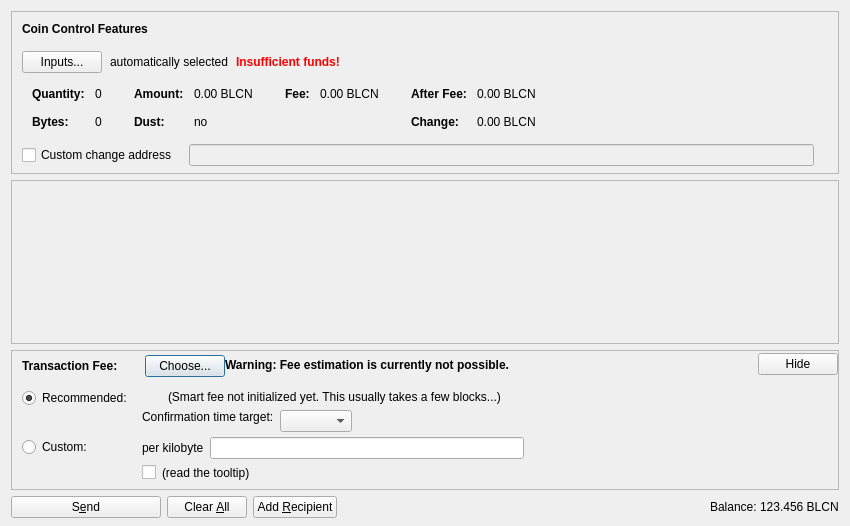
<?xml version="1.0" encoding="UTF-8"?>
<ui version="4.0">
 <class>SendCoinsDialog</class>
 <widget class="QDialog" name="SendCoinsDialog">
  <property name="geometry">
   <rect>
    <x>0</x>
    <y>0</y>
    <width>850</width>
    <height>526</height>
   </rect>
  </property>
  <property name="windowTitle">
   <string>Send Coins</string>
  </property>
  <layout class="QVBoxLayout" name="verticalLayout" stretch="0,1,0,0">
   <property name="bottomMargin">
    <number>8</number>
   </property>
   <item>
    <widget class="QFrame" name="frameCoinControl">
     <property name="sizePolicy">
      <sizepolicy hsizetype="Expanding" vsizetype="Expanding">
       <horstretch>0</horstretch>
       <verstretch>0</verstretch>
      </sizepolicy>
     </property>
     <property name="maximumSize">
      <size>
       <width>16777215</width>
       <height>16777215</height>
      </size>
     </property>
     <property name="frameShape">
      <enum>QFrame::StyledPanel</enum>
     </property>
     <property name="frameShadow">
      <enum>QFrame::Sunken</enum>
     </property>
     <layout class="QVBoxLayout" name="verticalLayoutCoinControl2">
      <property name="spacing">
       <number>0</number>
      </property>
      <property name="leftMargin">
       <number>0</number>
      </property>
      <property name="topMargin">
       <number>0</number>
      </property>
      <property name="rightMargin">
       <number>0</number>
      </property>
      <property name="bottomMargin">
       <number>6</number>
      </property>
      <item>
       <layout class="QVBoxLayout" name="verticalLayoutCoinControl" stretch="0,0,0,0,1">
        <property name="spacing">
         <number>0</number>
        </property>
        <property name="leftMargin">
         <number>10</number>
        </property>
        <property name="topMargin">
         <number>10</number>
        </property>
        <item>
         <layout class="QHBoxLayout" name="horizontalLayoutCoinControl1">
          <property name="bottomMargin">
           <number>15</number>
          </property>
          <item>
           <widget class="QLabel" name="labelCoinControlFeatures">
            <property name="sizePolicy">
             <sizepolicy hsizetype="Preferred" vsizetype="Maximum">
              <horstretch>0</horstretch>
              <verstretch>0</verstretch>
             </sizepolicy>
            </property>
            <property name="font">
             <font>
              <weight>75</weight>
              <bold>true</bold>
             </font>
            </property>
            <property name="styleSheet">
             <string notr="true">font-weight:bold;</string>
            </property>
            <property name="text">
             <string>Coin Control Features</string>
            </property>
           </widget>
          </item>
         </layout>
        </item>
        <item>
         <layout class="QHBoxLayout" name="horizontalLayoutCoinControl2" stretch="0,0,0,0">
          <property name="spacing">
           <number>8</number>
          </property>
          <property name="bottomMargin">
           <number>10</number>
          </property>
          <item>
           <widget class="QPushButton" name="pushButtonCoinControl">
            <property name="styleSheet">
             <string notr="true"/>
            </property>
            <property name="text">
             <string>Inputs...</string>
            </property>
            <property name="autoDefault">
             <bool>false</bool>
            </property>
           </widget>
          </item>
          <item>
           <widget class="QLabel" name="labelCoinControlAutomaticallySelected">
            <property name="text">
             <string>automatically selected</string>
            </property>
            <property name="margin">
             <number>5</number>
            </property>
           </widget>
          </item>
          <item>
           <widget class="QLabel" name="labelCoinControlInsuffFunds">
            <property name="font">
             <font>
              <weight>75</weight>
              <bold>true</bold>
             </font>
            </property>
            <property name="styleSheet">
             <string notr="true">color:red;font-weight:bold;</string>
            </property>
            <property name="text">
             <string>Insufficient funds!</string>
            </property>
            <property name="margin">
             <number>5</number>
            </property>
           </widget>
          </item>
          <item>
           <spacer name="horizontalSpacerCoinControl">
            <property name="orientation">
             <enum>Qt::Horizontal</enum>
            </property>
            <property name="sizeHint" stdset="0">
             <size>
              <width>40</width>
              <height>1</height>
             </size>
            </property>
           </spacer>
          </item>
         </layout>
        </item>
        <item>
         <widget class="QWidget" name="widgetCoinControl" native="true">
          <property name="sizePolicy">
           <sizepolicy hsizetype="Preferred" vsizetype="Preferred">
            <horstretch>0</horstretch>
            <verstretch>0</verstretch>
           </sizepolicy>
          </property>
          <property name="minimumSize">
           <size>
            <width>0</width>
            <height>0</height>
           </size>
          </property>
          <property name="styleSheet">
           <string notr="true"/>
          </property>
          <layout class="QHBoxLayout" name="horizontalLayoutCoinControl5">
           <property name="leftMargin">
            <number>0</number>
           </property>
           <property name="topMargin">
            <number>0</number>
           </property>
           <property name="rightMargin">
            <number>0</number>
           </property>
           <property name="bottomMargin">
            <number>0</number>
           </property>
           <item>
            <layout class="QHBoxLayout" name="horizontalLayoutCoinControl3" stretch="0,0,0,1">
             <property name="spacing">
              <number>20</number>
             </property>
             <property name="topMargin">
              <number>0</number>
             </property>
             <property name="bottomMargin">
              <number>10</number>
             </property>
             <item>
              <layout class="QFormLayout" name="formLayoutCoinControl1">
               <property name="horizontalSpacing">
                <number>10</number>
               </property>
               <property name="verticalSpacing">
                <number>14</number>
               </property>
               <property name="leftMargin">
                <number>10</number>
               </property>
               <property name="topMargin">
                <number>4</number>
               </property>
               <property name="rightMargin">
                <number>6</number>
               </property>
               <item row="0" column="0">
                <widget class="QLabel" name="labelCoinControlQuantityText">
                 <property name="font">
                  <font>
                   <weight>75</weight>
                   <bold>true</bold>
                  </font>
                 </property>
                 <property name="text">
                  <string>Quantity:</string>
                 </property>
                 <property name="margin">
                  <number>0</number>
                 </property>
                </widget>
               </item>
               <item row="0" column="1">
                <widget class="QLabel" name="labelCoinControlQuantity">
                 <property name="cursor">
                  <cursorShape>IBeamCursor</cursorShape>
                 </property>
                 <property name="contextMenuPolicy">
                  <enum>Qt::ActionsContextMenu</enum>
                 </property>
                 <property name="text">
                  <string notr="true">0</string>
                 </property>
                 <property name="margin">
                  <number>0</number>
                 </property>
                 <property name="textInteractionFlags">
                  <set>Qt::LinksAccessibleByMouse|Qt::TextSelectableByKeyboard|Qt::TextSelectableByMouse</set>
                 </property>
                </widget>
               </item>
               <item row="1" column="0">
                <widget class="QLabel" name="labelCoinControlBytesText">
                 <property name="font">
                  <font>
                   <weight>75</weight>
                   <bold>true</bold>
                  </font>
                 </property>
                 <property name="text">
                  <string>Bytes:</string>
                 </property>
                </widget>
               </item>
               <item row="1" column="1">
                <widget class="QLabel" name="labelCoinControlBytes">
                 <property name="cursor">
                  <cursorShape>IBeamCursor</cursorShape>
                 </property>
                 <property name="contextMenuPolicy">
                  <enum>Qt::ActionsContextMenu</enum>
                 </property>
                 <property name="text">
                  <string notr="true">0</string>
                 </property>
                 <property name="textInteractionFlags">
                  <set>Qt::LinksAccessibleByMouse|Qt::TextSelectableByKeyboard|Qt::TextSelectableByMouse</set>
                 </property>
                </widget>
               </item>
              </layout>
             </item>
             <item>
              <layout class="QFormLayout" name="formLayoutCoinControl2">
               <property name="horizontalSpacing">
                <number>10</number>
               </property>
               <property name="verticalSpacing">
                <number>14</number>
               </property>
               <property name="leftMargin">
                <number>6</number>
               </property>
               <property name="topMargin">
                <number>4</number>
               </property>
               <property name="rightMargin">
                <number>6</number>
               </property>
               <item row="0" column="0">
                <widget class="QLabel" name="labelCoinControlAmountText">
                 <property name="font">
                  <font>
                   <weight>75</weight>
                   <bold>true</bold>
                  </font>
                 </property>
                 <property name="text">
                  <string>Amount:</string>
                 </property>
                 <property name="margin">
                  <number>0</number>
                 </property>
                </widget>
               </item>
               <item row="0" column="1">
                <widget class="QLabel" name="labelCoinControlAmount">
                 <property name="cursor">
                  <cursorShape>IBeamCursor</cursorShape>
                 </property>
                 <property name="contextMenuPolicy">
                  <enum>Qt::ActionsContextMenu</enum>
                 </property>
                 <property name="text">
                  <string notr="true">0.00 BLCN</string>
                 </property>
                 <property name="textInteractionFlags">
                  <set>Qt::LinksAccessibleByMouse|Qt::TextSelectableByKeyboard|Qt::TextSelectableByMouse</set>
                 </property>
                </widget>
               </item>
               <item row="1" column="0">
                <widget class="QLabel" name="labelCoinControlLowOutputText">
                 <property name="font">
                  <font>
                   <weight>75</weight>
                   <bold>true</bold>
                  </font>
                 </property>
                 <property name="text">
                  <string>Dust:</string>
                 </property>
                </widget>
               </item>
               <item row="1" column="1">
                <widget class="QLabel" name="labelCoinControlLowOutput">
                 <property name="cursor">
                  <cursorShape>IBeamCursor</cursorShape>
                 </property>
                 <property name="contextMenuPolicy">
                  <enum>Qt::ActionsContextMenu</enum>
                 </property>
                 <property name="text">
                  <string notr="true">no</string>
                 </property>
                 <property name="textInteractionFlags">
                  <set>Qt::LinksAccessibleByMouse|Qt::TextSelectableByKeyboard|Qt::TextSelectableByMouse</set>
                 </property>
                </widget>
               </item>
              </layout>
             </item>
             <item>
              <layout class="QFormLayout" name="formLayoutCoinControl3">
               <property name="horizontalSpacing">
                <number>10</number>
               </property>
               <property name="verticalSpacing">
                <number>14</number>
               </property>
               <property name="leftMargin">
                <number>6</number>
               </property>
               <property name="topMargin">
                <number>4</number>
               </property>
               <property name="rightMargin">
                <number>6</number>
               </property>
               <item row="0" column="0">
                <widget class="QLabel" name="labelCoinControlFeeText">
                 <property name="font">
                  <font>
                   <weight>75</weight>
                   <bold>true</bold>
                  </font>
                 </property>
                 <property name="text">
                  <string>Fee:</string>
                 </property>
                 <property name="margin">
                  <number>0</number>
                 </property>
                </widget>
               </item>
               <item row="0" column="1">
                <widget class="QLabel" name="labelCoinControlFee">
                 <property name="cursor">
                  <cursorShape>IBeamCursor</cursorShape>
                 </property>
                 <property name="contextMenuPolicy">
                  <enum>Qt::ActionsContextMenu</enum>
                 </property>
                 <property name="text">
                  <string notr="true">0.00 BLCN</string>
                 </property>
                 <property name="textInteractionFlags">
                  <set>Qt::LinksAccessibleByMouse|Qt::TextSelectableByKeyboard|Qt::TextSelectableByMouse</set>
                 </property>
                </widget>
               </item>
              </layout>
             </item>
             <item>
              <layout class="QFormLayout" name="formLayoutCoinControl4">
               <property name="horizontalSpacing">
                <number>10</number>
               </property>
               <property name="verticalSpacing">
                <number>14</number>
               </property>
               <property name="leftMargin">
                <number>6</number>
               </property>
               <property name="topMargin">
                <number>4</number>
               </property>
               <property name="rightMargin">
                <number>6</number>
               </property>
               <item row="0" column="0">
                <widget class="QLabel" name="labelCoinControlAfterFeeText">
                 <property name="font">
                  <font>
                   <weight>75</weight>
                   <bold>true</bold>
                  </font>
                 </property>
                 <property name="text">
                  <string>After Fee:</string>
                 </property>
                 <property name="margin">
                  <number>0</number>
                 </property>
                </widget>
               </item>
               <item row="0" column="1">
                <widget class="QLabel" name="labelCoinControlAfterFee">
                 <property name="cursor">
                  <cursorShape>IBeamCursor</cursorShape>
                 </property>
                 <property name="contextMenuPolicy">
                  <enum>Qt::ActionsContextMenu</enum>
                 </property>
                 <property name="text">
                  <string notr="true">0.00 BLCN</string>
                 </property>
                 <property name="textInteractionFlags">
                  <set>Qt::LinksAccessibleByMouse|Qt::TextSelectableByKeyboard|Qt::TextSelectableByMouse</set>
                 </property>
                </widget>
               </item>
               <item row="1" column="0">
                <widget class="QLabel" name="labelCoinControlChangeText">
                 <property name="font">
                  <font>
                   <weight>75</weight>
                   <bold>true</bold>
                  </font>
                 </property>
                 <property name="text">
                  <string>Change:</string>
                 </property>
                </widget>
               </item>
               <item row="1" column="1">
                <widget class="QLabel" name="labelCoinControlChange">
                 <property name="cursor">
                  <cursorShape>IBeamCursor</cursorShape>
                 </property>
                 <property name="contextMenuPolicy">
                  <enum>Qt::ActionsContextMenu</enum>
                 </property>
                 <property name="text">
                  <string notr="true">0.00 BLCN</string>
                 </property>
                 <property name="textInteractionFlags">
                  <set>Qt::LinksAccessibleByMouse|Qt::TextSelectableByKeyboard|Qt::TextSelectableByMouse</set>
                 </property>
                </widget>
               </item>
              </layout>
             </item>
            </layout>
           </item>
          </layout>
         </widget>
        </item>
        <item>
         <layout class="QHBoxLayout" name="horizontalLayoutCoinControl4" stretch="0,0,0">
          <property name="spacing">
           <number>12</number>
          </property>
          <property name="sizeConstraint">
           <enum>QLayout::SetDefaultConstraint</enum>
          </property>
          <property name="topMargin">
           <number>5</number>
          </property>
          <property name="rightMargin">
           <number>5</number>
          </property>
          <item>
           <widget class="QCheckBox" name="checkBoxCoinControlChange">
            <property name="toolTip">
             <string>If this is activated, but the change address is empty or invalid, change will be sent to a newly generated address.</string>
            </property>
            <property name="text">
             <string>Custom change address</string>
            </property>
           </widget>
          </item>
          <item>
           <widget class="QValidatedLineEdit" name="lineEditCoinControlChange">
            <property name="enabled">
             <bool>false</bool>
            </property>
            <property name="sizePolicy">
             <sizepolicy hsizetype="Expanding" vsizetype="Fixed">
              <horstretch>0</horstretch>
              <verstretch>0</verstretch>
             </sizepolicy>
            </property>
           </widget>
          </item>
          <item>
           <widget class="QLabel" name="labelCoinControlChangeLabel">
            <property name="sizePolicy">
             <sizepolicy hsizetype="Preferred" vsizetype="Expanding">
              <horstretch>0</horstretch>
              <verstretch>0</verstretch>
             </sizepolicy>
            </property>
            <property name="minimumSize">
             <size>
              <width>0</width>
              <height>0</height>
             </size>
            </property>
            <property name="text">
             <string/>
            </property>
            <property name="margin">
             <number>3</number>
            </property>
           </widget>
          </item>
         </layout>
        </item>
        <item>
         <spacer name="verticalSpacerCoinControl">
          <property name="orientation">
           <enum>Qt::Vertical</enum>
          </property>
          <property name="sizeHint" stdset="0">
           <size>
            <width>800</width>
            <height>1</height>
           </size>
          </property>
         </spacer>
        </item>
       </layout>
      </item>
     </layout>
    </widget>
   </item>
   <item>
    <widget class="QScrollArea" name="scrollArea">
     <property name="widgetResizable">
      <bool>true</bool>
     </property>
     <widget class="QWidget" name="scrollAreaWidgetContents">
      <property name="geometry">
       <rect>
        <x>0</x>
        <y>0</y>
        <width>830</width>
        <height>104</height>
       </rect>
      </property>
      <layout class="QVBoxLayout" name="verticalLayout_2" stretch="0,1">
       <property name="leftMargin">
        <number>0</number>
       </property>
       <property name="topMargin">
        <number>0</number>
       </property>
       <property name="rightMargin">
        <number>0</number>
       </property>
       <property name="bottomMargin">
        <number>0</number>
       </property>
       <item>
        <layout class="QVBoxLayout" name="entries">
         <property name="spacing">
          <number>6</number>
         </property>
        </layout>
       </item>
       <item>
        <spacer name="verticalSpacer">
         <property name="orientation">
          <enum>Qt::Vertical</enum>
         </property>
         <property name="sizeHint" stdset="0">
          <size>
           <width>20</width>
           <height>40</height>
          </size>
         </property>
        </spacer>
       </item>
      </layout>
     </widget>
    </widget>
   </item>
   <item>
    <widget class="QFrame" name="frameFee">
     <property name="sizePolicy">
      <sizepolicy hsizetype="Expanding" vsizetype="Expanding">
       <horstretch>0</horstretch>
       <verstretch>0</verstretch>
      </sizepolicy>
     </property>
     <property name="maximumSize">
      <size>
       <width>16777215</width>
       <height>16777215</height>
      </size>
     </property>
     <property name="frameShape">
      <enum>QFrame::StyledPanel</enum>
     </property>
     <property name="frameShadow">
      <enum>QFrame::Sunken</enum>
     </property>
     <layout class="QVBoxLayout" name="verticalLayoutFee1">
      <property name="spacing">
       <number>0</number>
      </property>
      <property name="leftMargin">
       <number>0</number>
      </property>
      <property name="topMargin">
       <number>0</number>
      </property>
      <property name="rightMargin">
       <number>0</number>
      </property>
      <property name="bottomMargin">
       <number>0</number>
      </property>
      <item>
       <layout class="QVBoxLayout" name="verticalLayoutFee2" stretch="0,0,0">
        <property name="spacing">
         <number>0</number>
        </property>
        <property name="leftMargin">
         <number>10</number>
        </property>
        <property name="topMargin">
         <number>0</number>
        </property>
        <item>
         <layout class="QHBoxLayout" name="horizontalLayoutFee1">
          <property name="bottomMargin">
           <number>0</number>
          </property>
          <item>
           <layout class="QVBoxLayout" name="verticalLayoutFee7">
            <property name="spacing">
             <number>0</number>
            </property>
            <item>
             <spacer name="verticalSpacerSmartFee">
              <property name="orientation">
               <enum>Qt::Vertical</enum>
              </property>
              <property name="sizeType">
               <enum>QSizePolicy::Fixed</enum>
              </property>
              <property name="sizeHint" stdset="0">
               <size>
                <width>1</width>
                <height>4</height>
               </size>
              </property>
             </spacer>
            </item>
            <item>
             <layout class="QHBoxLayout" name="horizontalLayoutSmartFee">
              <property name="spacing">
               <number>10</number>
              </property>
              <item>
               <widget class="QLabel" name="labelFeeHeadline">
                <property name="sizePolicy">
                 <sizepolicy hsizetype="Preferred" vsizetype="Maximum">
                  <horstretch>0</horstretch>
                  <verstretch>0</verstretch>
                 </sizepolicy>
                </property>
                <property name="font">
                 <font>
                  <weight>75</weight>
                  <bold>true</bold>
                 </font>
                </property>
                <property name="styleSheet">
                 <string notr="true">font-weight:bold;</string>
                </property>
                <property name="text">
                 <string>Transaction Fee:</string>
                </property>
               </widget>
              </item>
              <item>
               <widget class="QLabel" name="labelFeeMinimized">
                <property name="text">
                 <string/>
                </property>
               </widget>
              </item>
              <item>
               <widget class="QPushButton" name="buttonChooseFee">
                <property name="text">
                 <string>Choose...</string>
                </property>
               </widget>
              </item>
             </layout>
            </item>
            <item>
             <spacer name="verticalSpacer_5">
              <property name="orientation">
               <enum>Qt::Vertical</enum>
              </property>
              <property name="sizeHint" stdset="0">
               <size>
                <width>1</width>
                <height>1</height>
               </size>
              </property>
             </spacer>
            </item>
           </layout>
          </item>
          <item>
           <widget class="QLabel" name="fallbackFeeWarningLabel">
            <property name="toolTip">
             <string>Using the fallbackfee can result in sending a transaction that will take several hours or days (or never) to confirm. Consider choosing your fee manually or wait until you have validated the complete chain.</string>
            </property>
            <property name="font">
            <font>
                <weight>75</weight>
                <bold>true</bold>
            </font>
            </property>
            <property name="text">
             <string>Warning: Fee estimation is currently not possible.</string>
            </property>
            <property name="wordWrap">
             <bool>false</bool>
            </property>
           </widget>
          </item>
          <item>
           <spacer name="horizontalSpacer_4">
            <property name="orientation">
             <enum>Qt::Horizontal</enum>
            </property>
            <property name="sizeType">
             <enum>QSizePolicy::MinimumExpanding</enum>
            </property>
            <property name="sizeHint" stdset="0">
             <size>
              <width>40</width>
              <height>20</height>
             </size>
            </property>
           </spacer>
          </item>
          <item>
           <widget class="QPushButton" name="buttonMinimizeFee">
            <property name="toolTip">
             <string>collapse fee-settings</string>
            </property>
            <property name="text">
             <string>Hide</string>
            </property>
           </widget>
          </item>
         </layout>
        </item>
        <item>
         <widget class="QFrame" name="frameFeeSelection">
          <layout class="QVBoxLayout" name="verticalLayoutFee12">
           <property name="spacing">
            <number>0</number>
           </property>
           <property name="leftMargin">
            <number>0</number>
           </property>
           <property name="topMargin">
            <number>0</number>
           </property>
           <property name="rightMargin">
            <number>0</number>
           </property>
           <property name="bottomMargin">
            <number>0</number>
           </property>
           <item>
            <layout class="QGridLayout" name="gridLayoutFee">
             <property name="topMargin">
              <number>10</number>
             </property>
             <property name="bottomMargin">
              <number>4</number>
             </property>
             <property name="horizontalSpacing">
              <number>10</number>
             </property>
             <property name="verticalSpacing">
              <number>4</number>
             </property>
             <item row="1" column="1">
              <layout class="QVBoxLayout" name="verticalLayoutFee8">
               <property name="spacing">
                <number>6</number>
               </property>
               <item>
                <layout class="QHBoxLayout" name="horizontalLayoutFee13">
                 <item>
                  <widget class="QLabel" name="labelCustomPerKilobyte">
                   <property name="toolTip">
                    <string>If the custom fee is set to 1000 satoshis and the transaction is only 250 bytes, then &quot;per kilobyte&quot; only pays 250 satoshis in fee, while &quot;total at least&quot; pays 1000 satoshis. For transactions bigger than a kilobyte both pay by kilobyte.</string>
                   </property>
                   <property name="text">
                    <string>per kilobyte</string>
                   </property>
                  </widget>
                 </item>
                 <item>
                  <widget class="BitcoinAmountField" name="customFee"/>
                 </item>
                 <item>
                  <spacer name="horizontalSpacer_6">
                   <property name="orientation">
                    <enum>Qt::Horizontal</enum>
                   </property>
                   <property name="sizeHint" stdset="0">
                    <size>
                     <width>1</width>
                     <height>1</height>
                    </size>
                   </property>
                  </spacer>
                 </item>
                </layout>
               </item>
               <item>
                <layout class="QHBoxLayout" name="horizontalLayoutFee8">
                 <item>
                  <widget class="QCheckBox" name="checkBoxMinimumFee">
                   <property name="toolTip">
                    <string>Paying only the minimum fee is just fine as long as there is less transaction volume than space in the blocks. But be aware that this can end up in a never confirming transaction once there is more demand for blockcoin transactions than the network can process.</string>
                   </property>
                   <property name="text">
                    <string/>
                   </property>
                  </widget>
                 </item>
                 <item>
                  <widget class="QLabel" name="labelMinFeeWarning">
                   <property name="enabled">
                    <bool>true</bool>
                   </property>
                   <property name="toolTip">
                    <string>Paying only the minimum fee is just fine as long as there is less transaction volume than space in the blocks. But be aware that this can end up in a never confirming transaction once there is more demand for blockcoin transactions than the network can process.</string>
                   </property>
                   <property name="text">
                    <string>(read the tooltip)</string>
                   </property>
                   <property name="margin">
                    <number>5</number>
                   </property>
                  </widget>
                 </item>
                 <item>
                  <spacer name="horizontalSpacer_2">
                   <property name="orientation">
                    <enum>Qt::Horizontal</enum>
                   </property>
                   <property name="sizeHint" stdset="0">
                    <size>
                     <width>1</width>
                     <height>1</height>
                    </size>
                   </property>
                  </spacer>
                 </item>
                </layout>
               </item>
              </layout>
             </item>
             <item row="0" column="0">
              <layout class="QVBoxLayout" name="verticalLayoutFee4" stretch="0,1">
               <item>
                <widget class="QRadioButton" name="radioSmartFee">
                 <property name="text">
                  <string>Recommended:</string>
                 </property>
                 <property name="checked">
                  <bool>true</bool>
                 </property>
                 <attribute name="buttonGroup">
                  <string notr="true">groupFee</string>
                 </attribute>
                </widget>
               </item>
               <item>
                <spacer name="verticalSpacer_2">
                 <property name="orientation">
                  <enum>Qt::Vertical</enum>
                 </property>
                 <property name="sizeHint" stdset="0">
                  <size>
                   <width>1</width>
                   <height>1</height>
                  </size>
                 </property>
                </spacer>
               </item>
              </layout>
             </item>
             <item row="1" column="0">
              <layout class="QVBoxLayout" name="verticalLayoutFee9" stretch="0,1">
               <item>
                <widget class="QRadioButton" name="radioCustomFee">
                 <property name="text">
                  <string>Custom:</string>
                 </property>
                 <attribute name="buttonGroup">
                  <string notr="true">groupFee</string>
                 </attribute>
                </widget>
               </item>
               <item>
                <spacer name="verticalSpacer_6">
                 <property name="orientation">
                  <enum>Qt::Vertical</enum>
                 </property>
                 <property name="sizeHint" stdset="0">
                  <size>
                   <width>1</width>
                   <height>1</height>
                  </size>
                 </property>
                </spacer>
               </item>
              </layout>
             </item>
             <item row="0" column="1">
              <layout class="QVBoxLayout" name="verticalLayoutFee3" stretch="0,0,1">
               <property name="spacing">
                <number>6</number>
               </property>
               <property name="topMargin">
                <number>2</number>
               </property>
               <item>
                <layout class="QHBoxLayout" name="horizontalLayoutFee12">
                 <item>
                  <widget class="QLabel" name="labelSmartFee">
                   <property name="text">
                    <string/>
                   </property>
                   <property name="margin">
                    <number>2</number>
                   </property>
                  </widget>
                 </item>
                 <item>
                  <widget class="QLabel" name="labelFeeEstimation">
                   <property name="text">
                    <string/>
                   </property>
                  </widget>
                 </item>
                 <item>
                  <widget class="QLabel" name="labelSmartFee2">
                   <property name="text">
                    <string>(Smart fee not initialized yet. This usually takes a few blocks...)</string>
                   </property>
                   <property name="margin">
                    <number>2</number>
                   </property>
                  </widget>
                 </item>
                 <item>
                  <spacer name="horizontalSpacer_5">
                   <property name="orientation">
                    <enum>Qt::Horizontal</enum>
                   </property>
                   <property name="sizeHint" stdset="0">
                    <size>
                     <width>1</width>
                     <height>1</height>
                    </size>
                   </property>
                  </spacer>
                 </item>
                </layout>
               </item>
               <item>
                <layout class="QHBoxLayout" name="horizontalLayoutFee9">
                 <item>
                  <layout class="QVBoxLayout" name="verticalLayoutFee6">
                   <item>
                    <widget class="QLabel" name="labelSmartFee3">
                     <property name="text">
                      <string>Confirmation time target:</string>
                     </property>
                     <property name="margin">
                      <number>2</number>
                     </property>
                    </widget>
                   </item>
                   <item>
                    <spacer name="verticalSpacer_3">
                     <property name="orientation">
                      <enum>Qt::Vertical</enum>
                     </property>
                     <property name="sizeHint" stdset="0">
                      <size>
                       <width>1</width>
                       <height>1</height>
                      </size>
                     </property>
                    </spacer>
                   </item>
                  </layout>
                 </item>
                 <item>
                  <layout class="QVBoxLayout" name="verticalLayoutFee5">
                   <property name="rightMargin">
                    <number>30</number>
                   </property>
                   <item>
                    <layout class="QHBoxLayout" name="horizontalLayoutConfTarget">
                     <property name="bottomMargin">
                      <number>0</number>
                     </property>
                     <item>
                      <widget class="QComboBox" name="confTargetSelector"/>
                     </item>
                     <item>
                      <spacer name="horizontalSpacerConfTarget">
                       <property name="orientation">
                        <enum>Qt::Horizontal</enum>
                       </property>
                       <property name="sizeHint" stdset="0">
                        <size>
                         <width>40</width>
                         <height>20</height>
                        </size>
                       </property>
                      </spacer>
                     </item>
                    </layout>
                   </item>
                  </layout>
                 </item>
                </layout>
               </item>
               <item>
                <spacer name="verticalSpacer_4">
                 <property name="orientation">
                  <enum>Qt::Vertical</enum>
                 </property>
                 <property name="sizeHint" stdset="0">
                  <size>
                   <width>1</width>
                   <height>1</height>
                  </size>
                 </property>
                </spacer>
               </item>
              </layout>
             </item>
            </layout>
           </item>
          </layout>
         </widget>
        </item>
        <item>
         <spacer name="verticalSpacerFee">
          <property name="orientation">
           <enum>Qt::Vertical</enum>
          </property>
          <property name="sizeHint" stdset="0">
           <size>
            <width>40</width>
            <height>5</height>
           </size>
          </property>
         </spacer>
        </item>
       </layout>
      </item>
     </layout>
    </widget>
   </item>
   <item>
    <layout class="QHBoxLayout" name="horizontalLayout">
     <item>
      <widget class="QPushButton" name="sendButton">
       <property name="minimumSize">
        <size>
         <width>150</width>
         <height>0</height>
        </size>
       </property>
       <property name="toolTip">
        <string>Confirm the send action</string>
       </property>
       <property name="text">
        <string>S&amp;end</string>
       </property>
       <property name="icon">
        <iconset resource="../bitcoin.qrc">
         <normaloff>:/icons/send</normaloff>:/icons/send</iconset>
       </property>
       <property name="autoDefault">
        <bool>false</bool>
       </property>
       <property name="default">
        <bool>false</bool>
       </property>
      </widget>
     </item>
     <item>
      <widget class="QPushButton" name="clearButton">
       <property name="sizePolicy">
        <sizepolicy hsizetype="Minimum" vsizetype="Fixed">
         <horstretch>0</horstretch>
         <verstretch>0</verstretch>
        </sizepolicy>
       </property>
       <property name="toolTip">
        <string>Clear all fields of the form.</string>
       </property>
       <property name="text">
        <string>Clear &amp;All</string>
       </property>
       <property name="icon">
        <iconset resource="../bitcoin.qrc">
         <normaloff>:/icons/remove</normaloff>:/icons/remove</iconset>
       </property>
       <property name="autoDefault">
        <bool>false</bool>
       </property>
      </widget>
     </item>
     <item>
      <widget class="QPushButton" name="addButton">
       <property name="toolTip">
        <string>Send to multiple recipients at once</string>
       </property>
       <property name="text">
        <string>Add &amp;Recipient</string>
       </property>
       <property name="icon">
        <iconset resource="../bitcoin.qrc">
         <normaloff>:/icons/add</normaloff>:/icons/add</iconset>
       </property>
       <property name="autoDefault">
        <bool>false</bool>
       </property>
      </widget>
     </item>
     <item>
      <spacer name="horizontalSpacer">
       <property name="orientation">
        <enum>Qt::Horizontal</enum>
       </property>
       <property name="sizeHint" stdset="0">
        <size>
         <width>40</width>
         <height>20</height>
        </size>
       </property>
      </spacer>
     </item>
     <item>
      <layout class="QHBoxLayout" name="horizontalLayout_2">
       <property name="spacing">
        <number>3</number>
       </property>
       <item>
        <widget class="QLabel" name="label">
         <property name="sizePolicy">
          <sizepolicy hsizetype="Preferred" vsizetype="Fixed">
           <horstretch>0</horstretch>
           <verstretch>0</verstretch>
          </sizepolicy>
         </property>
         <property name="text">
          <string>Balance:</string>
         </property>
        </widget>
       </item>
       <item>
        <widget class="QLabel" name="labelBalance">
         <property name="sizePolicy">
          <sizepolicy hsizetype="Preferred" vsizetype="Fixed">
           <horstretch>0</horstretch>
           <verstretch>0</verstretch>
          </sizepolicy>
         </property>
         <property name="cursor">
          <cursorShape>IBeamCursor</cursorShape>
         </property>
         <property name="text">
          <string notr="true">123.456 BLCN</string>
         </property>
         <property name="textInteractionFlags">
          <set>Qt::LinksAccessibleByMouse|Qt::TextSelectableByKeyboard|Qt::TextSelectableByMouse</set>
         </property>
        </widget>
       </item>
      </layout>
     </item>
    </layout>
   </item>
  </layout>
 </widget>
 <customwidgets>
  <customwidget>
   <class>QValidatedLineEdit</class>
   <extends>QLineEdit</extends>
   <header>qt/qvalidatedlineedit.h</header>
  </customwidget>
  <customwidget>
   <class>BitcoinAmountField</class>
   <extends>QLineEdit</extends>
   <header>qt/bitcoinamountfield.h</header>
   <container>1</container>
  </customwidget>
 </customwidgets>
 <resources>
  <include location="../bitcoin.qrc"/>
 </resources>
 <connections/>
 <buttongroups>
  <buttongroup name="groupFee"/>
 </buttongroups>
</ui>
